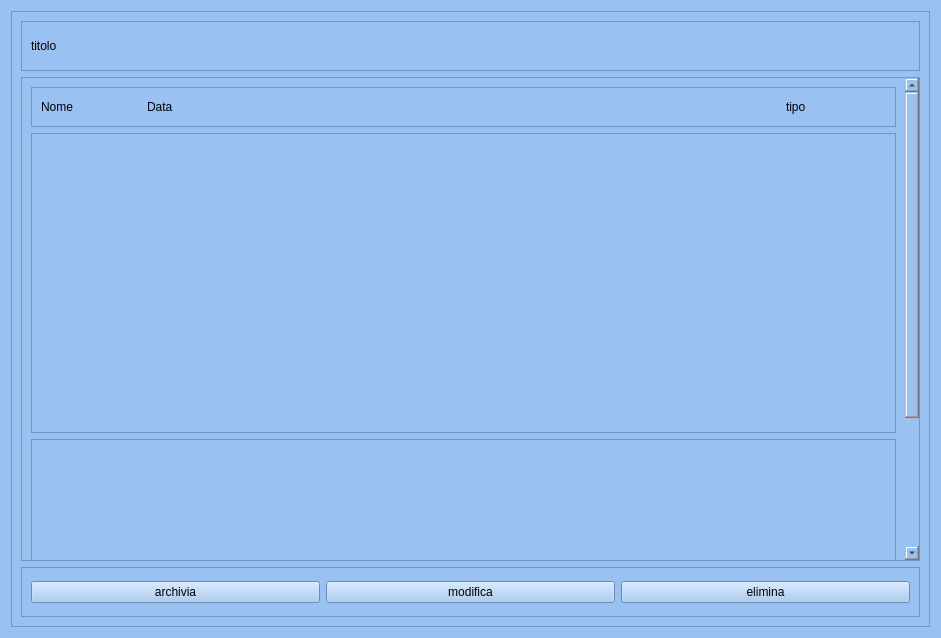
<?xml version="1.0" encoding="UTF-8"?>
<ui version="4.0">
 <class>carta</class>
 <widget class="QWidget" name="carta">
  <property name="geometry">
   <rect>
    <x>0</x>
    <y>0</y>
    <width>941</width>
    <height>638</height>
   </rect>
  </property>
  <property name="windowTitle">
   <string>Form</string>
  </property>
  <property name="styleSheet">
   <string notr="true">background-color:rgb(153, 193, 241);</string>
  </property>
  <layout class="QVBoxLayout" name="verticalLayout">
   <item>
    <widget class="QFrame" name="frame">
     <property name="frameShape">
      <enum>QFrame::Shape::StyledPanel</enum>
     </property>
     <property name="frameShadow">
      <enum>QFrame::Shadow::Raised</enum>
     </property>
     <layout class="QVBoxLayout" name="verticalLayout_3">
      <item>
       <widget class="QFrame" name="frame_4">
        <property name="minimumSize">
         <size>
          <width>0</width>
          <height>50</height>
         </size>
        </property>
        <property name="frameShape">
         <enum>QFrame::Shape::StyledPanel</enum>
        </property>
        <property name="frameShadow">
         <enum>QFrame::Shadow::Raised</enum>
        </property>
        <layout class="QHBoxLayout" name="horizontalLayout">
         <item>
          <widget class="QLabel" name="label">
           <property name="minimumSize">
            <size>
             <width>200</width>
             <height>0</height>
            </size>
           </property>
           <property name="text">
            <string>titolo</string>
           </property>
          </widget>
         </item>
         <item>
          <spacer name="horizontalSpacer">
           <property name="orientation">
            <enum>Qt::Orientation::Horizontal</enum>
           </property>
           <property name="sizeHint" stdset="0">
            <size>
             <width>553</width>
             <height>20</height>
            </size>
           </property>
          </spacer>
         </item>
        </layout>
       </widget>
      </item>
      <item>
       <widget class="QScrollArea" name="scrollArea">
        <property name="widgetResizable">
         <bool>true</bool>
        </property>
        <widget class="QWidget" name="scrollAreaWidgetContents">
         <property name="geometry">
          <rect>
           <x>0</x>
           <y>0</y>
           <width>887</width>
           <height>670</height>
          </rect>
         </property>
         <layout class="QVBoxLayout" name="verticalLayout_2">
          <item>
           <widget class="QFrame" name="frame_2">
            <property name="maximumSize">
             <size>
              <width>16777215</width>
              <height>50</height>
             </size>
            </property>
            <property name="frameShape">
             <enum>QFrame::Shape::StyledPanel</enum>
            </property>
            <property name="frameShadow">
             <enum>QFrame::Shadow::Raised</enum>
            </property>
            <layout class="QHBoxLayout" name="horizontalLayout_2">
             <item>
              <widget class="QLabel" name="label_2">
               <property name="minimumSize">
                <size>
                 <width>100</width>
                 <height>0</height>
                </size>
               </property>
               <property name="text">
                <string>Nome</string>
               </property>
              </widget>
             </item>
             <item>
              <widget class="QLabel" name="label_3">
               <property name="minimumSize">
                <size>
                 <width>100</width>
                 <height>0</height>
                </size>
               </property>
               <property name="text">
                <string>Data</string>
               </property>
              </widget>
             </item>
             <item>
              <spacer name="horizontalSpacer_2">
               <property name="orientation">
                <enum>Qt::Orientation::Horizontal</enum>
               </property>
               <property name="sizeHint" stdset="0">
                <size>
                 <width>407</width>
                 <height>20</height>
                </size>
               </property>
              </spacer>
             </item>
             <item>
              <widget class="QLabel" name="label_4">
               <property name="minimumSize">
                <size>
                 <width>100</width>
                 <height>0</height>
                </size>
               </property>
               <property name="text">
                <string>tipo</string>
               </property>
              </widget>
             </item>
            </layout>
           </widget>
          </item>
          <item>
           <widget class="QFrame" name="imgFrame">
            <property name="minimumSize">
             <size>
              <width>0</width>
              <height>300</height>
             </size>
            </property>
            <property name="frameShape">
             <enum>QFrame::Shape::StyledPanel</enum>
            </property>
            <property name="frameShadow">
             <enum>QFrame::Shadow::Raised</enum>
            </property>
           </widget>
          </item>
          <item>
           <widget class="QFrame" name="frame_3">
            <property name="minimumSize">
             <size>
              <width>0</width>
              <height>300</height>
             </size>
            </property>
            <property name="frameShape">
             <enum>QFrame::Shape::StyledPanel</enum>
            </property>
            <property name="frameShadow">
             <enum>QFrame::Shadow::Raised</enum>
            </property>
           </widget>
          </item>
         </layout>
        </widget>
       </widget>
      </item>
      <item>
       <widget class="QFrame" name="frame_5">
        <property name="minimumSize">
         <size>
          <width>0</width>
          <height>50</height>
         </size>
        </property>
        <property name="maximumSize">
         <size>
          <width>16777215</width>
          <height>50</height>
         </size>
        </property>
        <property name="frameShape">
         <enum>QFrame::Shape::StyledPanel</enum>
        </property>
        <property name="frameShadow">
         <enum>QFrame::Shadow::Raised</enum>
        </property>
        <layout class="QHBoxLayout" name="horizontalLayout_3">
         <item>
          <widget class="QPushButton" name="pushButton">
           <property name="text">
            <string>archivia</string>
           </property>
          </widget>
         </item>
         <item>
          <widget class="QPushButton" name="pushButton_2">
           <property name="text">
            <string>modifica</string>
           </property>
          </widget>
         </item>
         <item>
          <widget class="QPushButton" name="pushButton_3">
           <property name="text">
            <string>elimina</string>
           </property>
          </widget>
         </item>
        </layout>
       </widget>
      </item>
     </layout>
    </widget>
   </item>
  </layout>
 </widget>
 <resources/>
 <connections/>
</ui>
